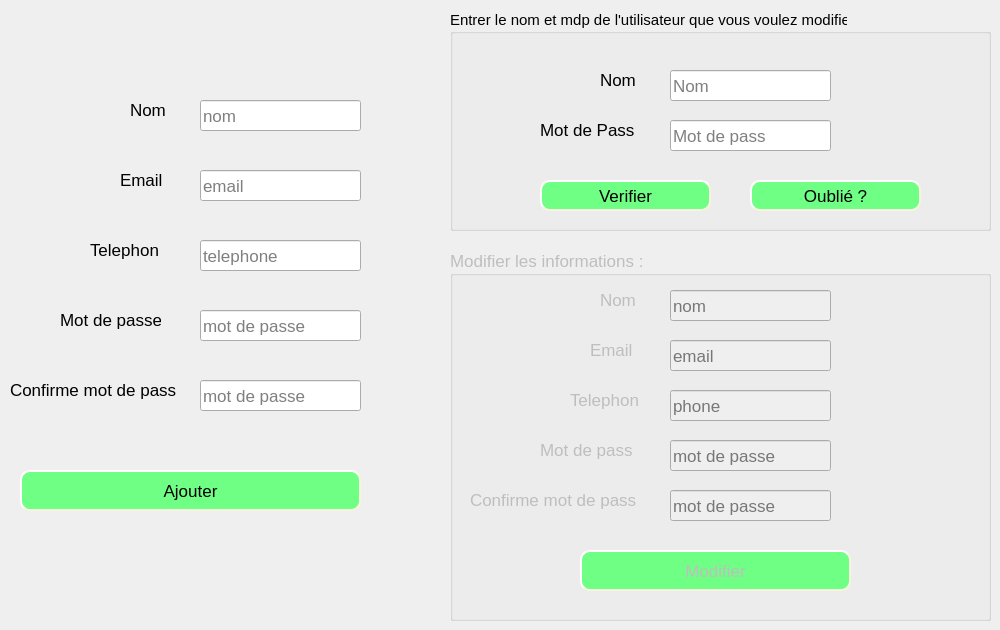
      <widget class="QWidget" name="tab_11">
       <attribute name="title">
        <string>Ajouter employee</string>
       </attribute>
       <widget class="QLineEdit" name="lineEdit_45">
        <property name="geometry">
         <rect>
          <x>200</x>
          <y>100</y>
          <width>161</width>
          <height>31</height>
         </rect>
        </property>
        <property name="font">
         <font>
          <pointsize>13</pointsize>
         </font>
        </property>
        <property name="placeholderText">
         <string>nom</string>
        </property>
       </widget>
       <widget class="QLabel" name="label_31">
        <property name="geometry">
         <rect>
          <x>130</x>
          <y>100</y>
          <width>41</width>
          <height>20</height>
         </rect>
        </property>
        <property name="font">
         <font>
          <pointsize>13</pointsize>
         </font>
        </property>
        <property name="text">
         <string>Nom </string>
        </property>
       </widget>
       <widget class="QLineEdit" name="lineEdit_46">
        <property name="geometry">
         <rect>
          <x>200</x>
          <y>170</y>
          <width>161</width>
          <height>31</height>
         </rect>
        </property>
        <property name="font">
         <font>
          <pointsize>13</pointsize>
         </font>
        </property>
        <property name="placeholderText">
         <string>email</string>
        </property>
       </widget>
       <widget class="QLabel" name="label_32">
        <property name="geometry">
         <rect>
          <x>120</x>
          <y>170</y>
          <width>51</width>
          <height>20</height>
         </rect>
        </property>
        <property name="font">
         <font>
          <pointsize>13</pointsize>
         </font>
        </property>
        <property name="text">
         <string>Email</string>
        </property>
       </widget>
       <widget class="QLineEdit" name="lineEdit_48">
        <property name="geometry">
         <rect>
          <x>200</x>
          <y>310</y>
          <width>161</width>
          <height>31</height>
         </rect>
        </property>
        <property name="font">
         <font>
          <pointsize>13</pointsize>
         </font>
        </property>
        <property name="echoMode">
         <enum>QLineEdit::Password</enum>
        </property>
        <property name="placeholderText">
         <string>mot de passe </string>
        </property>
       </widget>
       <widget class="QLabel" name="label_33">
        <property name="geometry">
         <rect>
          <x>60</x>
          <y>310</y>
          <width>101</width>
          <height>20</height>
         </rect>
        </property>
        <property name="font">
         <font>
          <pointsize>13</pointsize>
         </font>
        </property>
        <property name="text">
         <string>Mot de passe</string>
        </property>
       </widget>
       <widget class="QLabel" name="label_34">
        <property name="geometry">
         <rect>
          <x>10</x>
          <y>380</y>
          <width>171</width>
          <height>20</height>
         </rect>
        </property>
        <property name="font">
         <font>
          <pointsize>13</pointsize>
         </font>
        </property>
        <property name="text">
         <string>Confirme mot de pass</string>
        </property>
       </widget>
       <widget class="QLineEdit" name="lineEdit_49">
        <property name="geometry">
         <rect>
          <x>200</x>
          <y>380</y>
          <width>161</width>
          <height>31</height>
         </rect>
        </property>
        <property name="font">
         <font>
          <pointsize>13</pointsize>
         </font>
        </property>
        <property name="echoMode">
         <enum>QLineEdit::Password</enum>
        </property>
        <property name="placeholderText">
         <string>mot de passe </string>
        </property>
       </widget>
       <widget class="QLineEdit" name="lineEdit_47">
        <property name="geometry">
         <rect>
          <x>200</x>
          <y>240</y>
          <width>161</width>
          <height>31</height>
         </rect>
        </property>
        <property name="font">
         <font>
          <pointsize>13</pointsize>
         </font>
        </property>
        <property name="placeholderText">
         <string>telephone</string>
        </property>
       </widget>
       <widget class="QLabel" name="label_35">
        <property name="geometry">
         <rect>
          <x>90</x>
          <y>240</y>
          <width>81</width>
          <height>20</height>
         </rect>
        </property>
        <property name="font">
         <font>
          <pointsize>13</pointsize>
         </font>
        </property>
        <property name="text">
         <string>Telephon</string>
        </property>
       </widget>
       <widget class="QGroupBox" name="groupBox_3">
        <property name="enabled">
         <bool>false</bool>
        </property>
        <property name="geometry">
         <rect>
          <x>450</x>
          <y>250</y>
          <width>541</width>
          <height>371</height>
         </rect>
        </property>
        <property name="font">
         <font>
          <pointsize>13</pointsize>
         </font>
        </property>
        <property name="title">
         <string>Modifier les informations :</string>
        </property>
        <widget class="QLabel" name="label_47">
         <property name="geometry">
          <rect>
           <x>150</x>
           <y>40</y>
           <width>41</width>
           <height>20</height>
          </rect>
         </property>
         <property name="font">
          <font>
           <pointsize>13</pointsize>
          </font>
         </property>
         <property name="text">
          <string>Nom </string>
         </property>
        </widget>
        <widget class="QLineEdit" name="lineEdit_33">
         <property name="geometry">
          <rect>
           <x>220</x>
           <y>40</y>
           <width>161</width>
           <height>31</height>
          </rect>
         </property>
         <property name="font">
          <font>
           <pointsize>13</pointsize>
          </font>
         </property>
         <property name="placeholderText">
          <string>nom</string>
         </property>
        </widget>
        <widget class="QLabel" name="label_39">
         <property name="geometry">
          <rect>
           <x>120</x>
           <y>140</y>
           <width>71</width>
           <height>20</height>
          </rect>
         </property>
         <property name="font">
          <font>
           <pointsize>13</pointsize>
          </font>
         </property>
         <property name="text">
          <string>Telephon</string>
         </property>
        </widget>
        <widget class="QLabel" name="label_38">
         <property name="geometry">
          <rect>
           <x>140</x>
           <y>90</y>
           <width>51</width>
           <height>20</height>
          </rect>
         </property>
         <property name="font">
          <font>
           <pointsize>13</pointsize>
          </font>
         </property>
         <property name="text">
          <string>Email</string>
         </property>
        </widget>
        <widget class="QLineEdit" name="lineEdit_31">
         <property name="geometry">
          <rect>
           <x>220</x>
           <y>90</y>
           <width>161</width>
           <height>31</height>
          </rect>
         </property>
         <property name="font">
          <font>
           <pointsize>13</pointsize>
          </font>
         </property>
         <property name="placeholderText">
          <string>email</string>
         </property>
        </widget>
        <widget class="QLineEdit" name="lineEdit_32">
         <property name="geometry">
          <rect>
           <x>220</x>
           <y>140</y>
           <width>161</width>
           <height>31</height>
          </rect>
         </property>
         <property name="font">
          <font>
           <pointsize>13</pointsize>
          </font>
         </property>
         <property name="placeholderText">
          <string>phone</string>
         </property>
        </widget>
        <widget class="QLabel" name="label_48">
         <property name="geometry">
          <rect>
           <x>90</x>
           <y>190</y>
           <width>101</width>
           <height>20</height>
          </rect>
         </property>
         <property name="font">
          <font>
           <pointsize>13</pointsize>
          </font>
         </property>
         <property name="text">
          <string>Mot de pass</string>
         </property>
        </widget>
        <widget class="QLineEdit" name="lineEdit_34">
         <property name="geometry">
          <rect>
           <x>220</x>
           <y>190</y>
           <width>161</width>
           <height>31</height>
          </rect>
         </property>
         <property name="font">
          <font>
           <pointsize>13</pointsize>
          </font>
         </property>
         <property name="placeholderText">
          <string>mot de passe </string>
         </property>
        </widget>
        <widget class="QPushButton" name="pushButton_35">
         <property name="geometry">
          <rect>
           <x>130</x>
           <y>300</y>
           <width>271</width>
           <height>41</height>
          </rect>
         </property>
         <property name="font">
          <font>
           <pointsize>13</pointsize>
          </font>
         </property>
         <property name="styleSheet">
          <string notr="true">QPushButton{
background-color: rgb(112, 255, 133);
border-style: outset;
border-width: 2px;
border-radius: 10px;
border-color: beige;
min-width: 10em;
padding: 6px;

}
QPushButton:hover:!pressed
{

	
	background-color: rgb(55, 217, 109);
}</string>
         </property>
         <property name="text">
          <string>Modifier</string>
         </property>
         <property name="icon">
          <iconset resource="iconne.qrc">
           <normaloff>:/icone/save.png</normaloff>:/icone/save.png</iconset>
         </property>
        </widget>
        <widget class="QLineEdit" name="lineEdit_44">
         <property name="geometry">
          <rect>
           <x>220</x>
           <y>240</y>
           <width>161</width>
           <height>31</height>
          </rect>
         </property>
         <property name="font">
          <font>
           <pointsize>13</pointsize>
          </font>
         </property>
         <property name="placeholderText">
          <string>mot de passe </string>
         </property>
        </widget>
        <widget class="QLabel" name="label_62">
         <property name="geometry">
          <rect>
           <x>20</x>
           <y>240</y>
           <width>171</width>
           <height>20</height>
          </rect>
         </property>
         <property name="font">
          <font>
           <pointsize>13</pointsize>
          </font>
         </property>
         <property name="text">
          <string>Confirme mot de pass</string>
         </property>
        </widget>
       </widget>
       <widget class="QPushButton" name="pushButton_49">
        <property name="geometry">
         <rect>
          <x>20</x>
          <y>470</y>
          <width>341</width>
          <height>41</height>
         </rect>
        </property>
        <property name="font">
         <font>
          <pointsize>13</pointsize>
         </font>
        </property>
        <property name="styleSheet">
         <string notr="true">QPushButton{
background-color: rgb(112, 255, 133);
border-style: outset;
border-width: 2px;
border-radius: 10px;
border-color: beige;
min-width: 10em;
padding: 6px;

}
QPushButton:hover:!pressed
{

	
	background-color: rgb(55, 217, 109);
}</string>
        </property>
        <property name="text">
         <string>Ajouter</string>
        </property>
        <property name="icon">
         <iconset resource="iconne.qrc">
          <normaloff>:/icone/add.png</normaloff>:/icone/add.png</iconset>
        </property>
       </widget>
       <widget class="QGroupBox" name="groupBox">
        <property name="geometry">
         <rect>
          <x>450</x>
          <y>10</y>
          <width>541</width>
          <height>221</height>
         </rect>
        </property>
        <property name="font">
         <font>
          <pointsize>11</pointsize>
         </font>
        </property>
        <property name="title">
         <string>Entrer le nom et mdp de l'utilisateur que vous voulez modifier</string>
        </property>
        <widget class="QLineEdit" name="lineEdit_30">
         <property name="geometry">
          <rect>
           <x>220</x>
           <y>60</y>
           <width>161</width>
           <height>31</height>
          </rect>
         </property>
         <property name="font">
          <font>
           <pointsize>13</pointsize>
          </font>
         </property>
         <property name="placeholderText">
          <string>Nom</string>
         </property>
        </widget>
        <widget class="QPushButton" name="pushButton_40">
         <property name="geometry">
          <rect>
           <x>90</x>
           <y>170</y>
           <width>171</width>
           <height>31</height>
          </rect>
         </property>
         <property name="font">
          <font>
           <pointsize>13</pointsize>
          </font>
         </property>
         <property name="styleSheet">
          <string notr="true">QPushButton{
background-color: rgb(112, 255, 133);
border-style: outset;
border-width: 2px;
border-radius: 10px;
border-color: beige;
min-width: 10em;
padding: 6px;

}
QPushButton:hover:!pressed
{

	
	background-color: rgb(55, 217, 109);
}</string>
         </property>
         <property name="text">
          <string>Verifier</string>
         </property>
         <property name="icon">
          <iconset resource="iconne.qrc">
           <normaloff>:/icone/add.png</normaloff>:/icone/add.png</iconset>
         </property>
        </widget>
        <widget class="QPushButton" name="pushButton_41">
         <property name="geometry">
          <rect>
           <x>300</x>
           <y>170</y>
           <width>171</width>
           <height>31</height>
          </rect>
         </property>
         <property name="font">
          <font>
           <pointsize>13</pointsize>
          </font>
         </property>
         <property name="styleSheet">
          <string notr="true">QPushButton{
background-color: rgb(112, 255, 133);
border-style: outset;
border-width: 2px;
border-radius: 10px;
border-color: beige;
min-width: 10em;
padding: 6px;

}
QPushButton:hover:!pressed
{

	
	background-color: rgb(55, 217, 109);
}
</string>
         </property>
         <property name="text">
          <string>Oublié ?</string>
         </property>
         <property name="icon">
          <iconset resource="iconne.qrc">
           <normaloff>:/icone/update.png</normaloff>:/icone/update.png</iconset>
         </property>
        </widget>
        <widget class="QLabel" name="label_37">
         <property name="geometry">
          <rect>
           <x>150</x>
           <y>60</y>
           <width>41</width>
           <height>20</height>
          </rect>
         </property>
         <property name="font">
          <font>
           <pointsize>13</pointsize>
          </font>
         </property>
         <property name="text">
          <string>Nom </string>
         </property>
        </widget>
        <widget class="QLineEdit" name="lineEdit_29">
         <property name="geometry">
          <rect>
           <x>220</x>
           <y>110</y>
           <width>161</width>
           <height>31</height>
          </rect>
         </property>
         <property name="font">
          <font>
           <pointsize>13</pointsize>
          </font>
         </property>
         <property name="echoMode">
          <enum>QLineEdit::Password</enum>
         </property>
         <property name="placeholderText">
          <string>Mot de pass</string>
         </property>
        </widget>
        <widget class="QLabel" name="label_36">
         <property name="geometry">
          <rect>
           <x>90</x>
           <y>110</y>
           <width>101</width>
           <height>20</height>
          </rect>
         </property>
         <property name="font">
          <font>
           <pointsize>13</pointsize>
          </font>
         </property>
         <property name="text">
          <string>Mot de Pass</string>
         </property>
        </widget>
       </widget>
      </widget>
